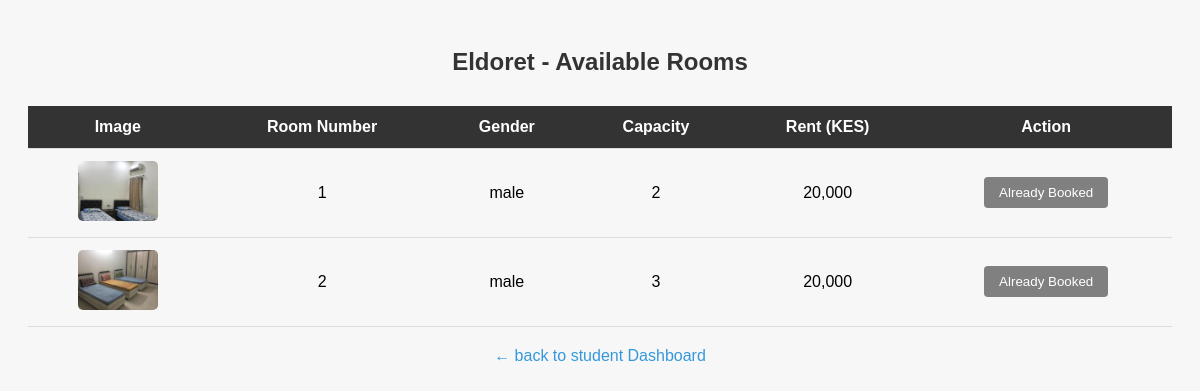
Screenshot of /student/view_room.php?apartment=Eldoret (signed in) with the database file from the repository.
### tables this page shows
CREATE TABLE `rooms` (
  `id` int(11) NOT NULL,
  `apartment_name` varchar(100) NOT NULL,
  `room_number` varchar(50) NOT NULL,
  `gender` enum('male','female') NOT NULL,
  `capacity` int(11) NOT NULL,
  `price` decimal(10,2) NOT NULL,
  `image` varchar(255) DEFAULT NULL,
  `created_at` timestamp NOT NULL DEFAULT current_timestamp(),
  `availability` enum('available','booked') NOT NULL DEFAULT 'available'
);

### student/view_room.php (the view, shortened to what this page needs)
<?php
require_once "../config/db.php";
$apartment = $_GET['apartment'];
$gender = $_SESSION['user']['gender'];
$student_id = $_SESSION['user']['id'];
$hasBooking = false;
try {
    $stmt = $conn->prepare("SELECT * FROM bookings WHERE student_id = ? AND status = 'accepted'");
    $stmt->execute([$student_id]);
    if ($stmt->rowCount() > 0) {
        $hasBooking = true;
    }
} catch (PDOException $e) {
    echo "Database error: " . $e->getMessage();
    exit;
}
try {
    $stmt = $conn->prepare("SELECT * FROM rooms WHERE apartment_name = ? AND gender = ? AND availability = 'available'");
    $stmt->execute([$apartment, $gender]);
    $rooms = $stmt->fetchAll(PDO::FETCH_ASSOC);
} catch (PDOException $e) {
    echo "Database error: " . $e->getMessage();
    exit;
}
?>
<!DOCTYPE html>
<html lang="en">
<head>
</head>
<body>
<h2><?php echo htmlspecialchars($apartment); ?> - Available Rooms</h2>
<?php if (count($rooms) > 0): ?>
  <table>
    <thead>
      <tr>
        <th>Image</th>
        <th>Room Number</th>
        <th>Gender</th>
        <th>Capacity</th>
        <th>Rent (KES)</th>
        <th>Action</th>
      </tr>
    </thead>
    <tbody>
      <?php foreach ($rooms as $room): ?>
        <tr>
          <td>
            <?php if (!empty($room['image'])): ?>
              <img src="../uploads/<?php echo htmlspecialchars($room['image']); ?>" alt="Room Image" style="width: 80px; height: 60px; object-fit: cover; border-radius: 5px;">
            <?php else: ?>
              <span style="color: #999;">No image</span>
            <?php endif; ?>
          </td>
          <td><?php echo htmlspecialchars($room['room_number']); ?></td>
          <td><?php echo htmlspecialchars($room['gender']); ?></td>
          <td><?php echo htmlspecialchars($room['capacity']); ?></td>
          <td><?php echo number_format($room['price']); ?></td>
          <td>
            <?php if ($hasBooking): ?>
              <div class="tooltip">
                <button class="btn" disabled>Already Booked</button>
              </div>
            <?php endif; ?>
          </td>
        </tr>
      <?php endforeach; ?>
    </tbody>
  </table>
<?php else: ?>
  <p style="text-align: center; color: #888;">No available rooms in this apartment at the moment.</p>
<?php endif; ?>
<p style="text-align: center; margin-top: 20px;">
    <a href="studentdashboard.php" style="color: #3498db; text-decoration: none;"> ← back to student Dashboard</a>
</p>
</body>
</html>

### student/view_room.php (style rules this page uses)
body { font-family: Arial, sans-serif; background-color: #f7f7f7; padding: 20px; }
h2 { text-align: center; color: #333; }
table { width: 100%; border-collapse: collapse; margin-top: 30px; }
th, td { padding: 12px 15px; text-align: center; border-bottom: 1px solid #ddd; }
th { background-color: #333; color: white; }
.btn { background-color: #ce1919ff; color: white; border: none; padding: 8px 15px; border-radius: 4px; cursor: pointer; }
.btn[disabled] { background-color: gray; cursor: not-allowed; }
.tooltip { position: relative; display: inline-block; }

### rows the page displays
rooms: image (picture), room_number "1", gender "male", capacity "2", price "20,000"
rooms: image (picture), room_number "2", gender "male", capacity "3", price "20,000"

### other values shown
$apartment "Eldoret"
